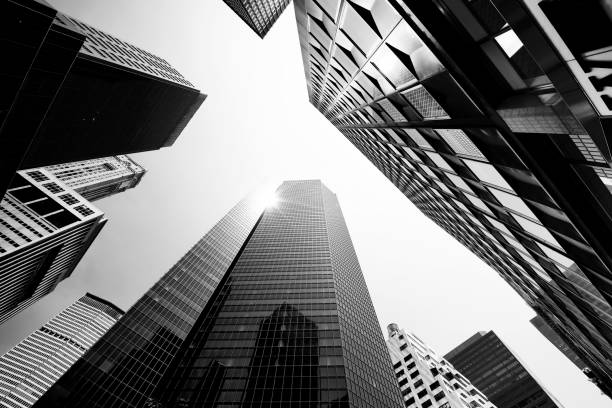
#> input picture vjezba3/city.jpg, 612 x 408 px
$ python zadatak1.py
#> lines starting #> are read from the running program, lines starting #| are printed output that depends on the picture
# Uzmite monokromatsku sliku i analizirajte statističke podatke slike korištenjem histograma. Iz navedene slike generirajte histogram koji ćete prikazati pomoću biblioteke matplotlib. Pomoć: https://docs.opencv.org/4.5.2/de/db2/tutorial_py_table_of_contents_histograms.html

import cv2 as cv
from os.path import dirname
from matplotlib import pyplot as plt

img = cv.imread(cv.samples.findFile(dirname(__file__) + "/city.jpg"), 0)
#> img is the input picture: shape (408, 612); min 0, max 255, mean 115.8

fig, ax = plt.subplots()
fig.canvas.set_window_title('Histogram')

ax.set_xlabel('x label')
ax.set_ylabel('y label')
ax.set_title('Histogram')
ax.legend()

plt.hist(img.ravel(),256,[0,256])

plt.show()
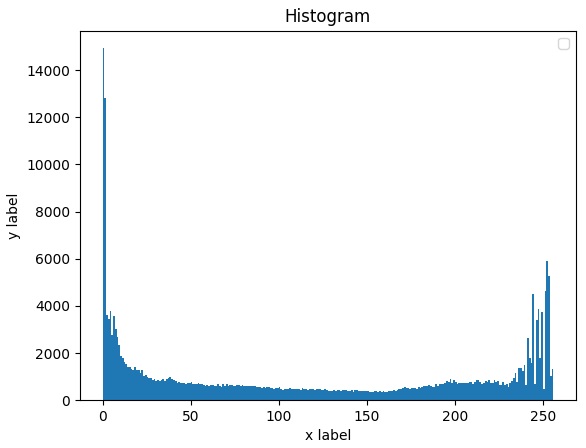
#> figure drawn by matplotlib, 1 panel; tallest bar 14929 high, from x = 0 to 1
